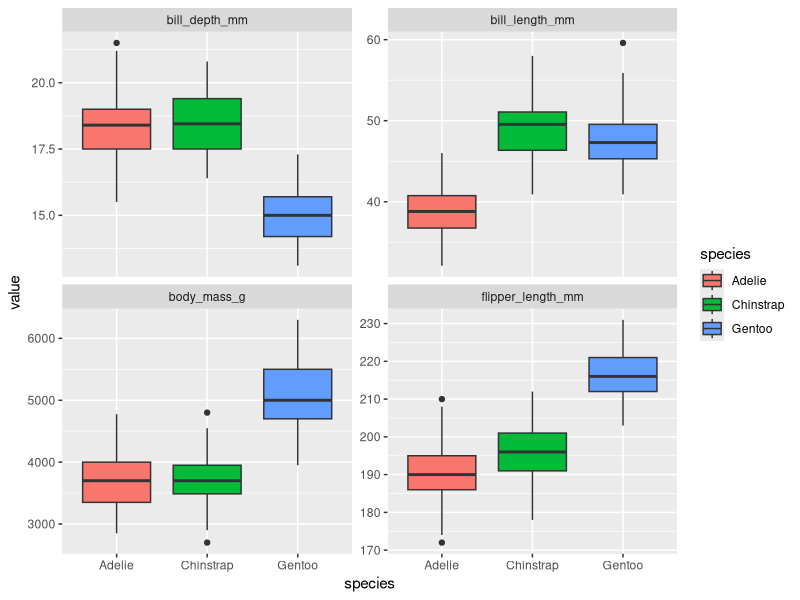

Write the R code that produced this figure.
# Librerias ---------------------------------------------------------------
library(tidyverse)
library(palmerpenguins)
library(scales)

# Script basado en:
# https://carpentries-incubator.github.io/r-tidyverse-4-datasets/07-data-reshaping.html

# Miremos penguins --------------------------------------------------------

glimpse(penguins)

# Alargar -----------------------------------------------------------------

penguins %>%
  pivot_longer(contains("_"))

# Modificar nombres al mismo tiempo ---------------------------------------

penguins %>%
  pivot_longer(contains("_"),
               names_to = "variables",
               values_to = "valor")

# Más detalle! ------------------------------------------------------------

penguins %>%
  pivot_longer(contains("_"),
               names_to = c("cuerpo", "medida" , "unidad"),
               names_sep = "_")

# Hacer otras operaciones (ver documentacion) -----------------------------

penguins %>%
  pivot_longer(starts_with("bill"),
               values_drop_na = TRUE)

# Terminemos con un objecto -----------------------------------------------

pinguino_largo <- penguins %>%
  pivot_longer(contains("_"),
               names_to = c("cuerpo", "medida" , "unidad"),
               names_sep = "_",
               values_drop_na = TRUE)

pinguino_largo

# Trabajar a lo ancho -----------------------------------------------------

pinguino_largo_simple <- penguins %>%
  pivot_longer(contains("_"))

# Pivot Wider -------------------------------------------------------------

pinguino_largo_simple %>%
  pivot_wider(names_from = name,
              values_from = value)

# warning -----------------------------------------------------------------

# Warning message:
#   Values from `value` are not uniquely identified; output will contain list-cols.
# • Use `values_fn = list` to suppress this warning.
# • Use `values_fn = {summary_fun}` to summarise duplicates.
# • Use the following dplyr code to identify duplicates.
# {data} |>
#   dplyr::summarise(n = dplyr::n(), .by = c(species, island, sex, year, name)) |>
#   dplyr::filter(n > 1L)

# Qué paso? ---------------------------------------------------------------

# Los valores no están identificados de forma única; la salida contendrá
# columnas de lista. Se nos indica que el pivote más amplio no puede identificar
# de forma única las observaciones y, por lo tanto, no puede colocar un único
# valor en las columnas. Devuelve listas de valores.

# Falta columna <<<ID>>>

# Creamos otro long -------------------------------------------------------

pinguino_largo_simple <- penguins %>%
  mutate(id = row_number()) |>
  pivot_longer(contains("_"))

pinguino_largo_simple

# Podemos hacer wide ------------------------------------------------------

pinguino_largo_simple %>%
  pivot_wider(names_from = "name",
              names_sep = "_",
              values_from = value)

# Uso wide: estadistica ---------------------------------------------------
# imaginar que empezamos con los datos a lo largo
# quiero hacer anova

pinguinos_sinna <- pinguino_largo_simple %>%
  pivot_wider(names_from = "name",
              names_sep = "_",
              values_from = value) %>%
  filter(!is.na(body_mass_g), !is.na(species))

# ANOVA -------------------------------------------------------------------

aov(body_mass_g ~ species, data = pinguinos_sinna)

# Alargar es útil para ggplot ---------------------------------------------

penguins %>%
  pivot_longer(contains("_")) |>
  ggplot(aes(y = value,
             x = species,
             fill = species)) +
  geom_boxplot() +
  facet_wrap(~name, scales = "free_y")


